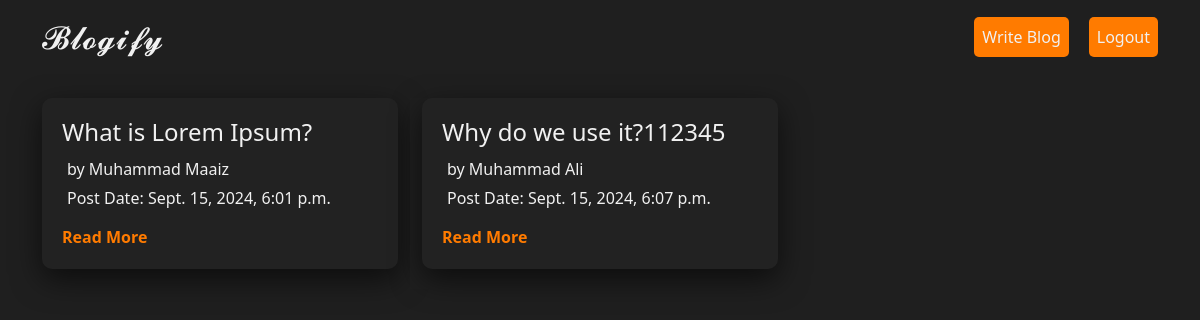
The app's page /home/ (signed in), older data.
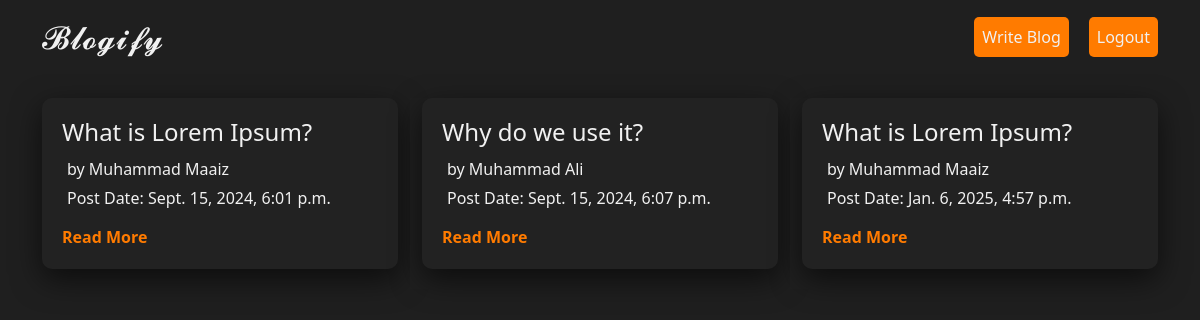
The same page, newer data.
### blogs/models.py (models this page shows)
class Post(models.Model):
    blog_title = models.CharField(max_length=50)
    blog_author = models.ForeignKey(User, on_delete=models.CASCADE)
    blog_content = models.TextField()
    blog_image = models.ImageField(upload_to='blog_images/')
    blog_created_at = models.DateTimeField(auto_now_add=True)

### myblogs/views.py (the view)
# urls.py: path('home/', views.homepage, name='home'),
@login_required(login_url="login")
def homepage(request):
    posts = Post.objects.all()
    return render(request, 'home.html', {'posts':posts})

### templates/home.html (shortened to what this page needs)
{% load static %}
<!DOCTYPE html>
<html lang="en">
<head>
    <link rel="stylesheet" href="{% static 'home.css' %}">
    <link href="https://cdn.jsdelivr.net/npm/bootstrap@5.3.0/dist/css/bootstrap.min.css" rel="stylesheet">
</head>
<body>
    <nav class="navbar navbar-expand-lg">
        <div class="container">
            <a class="navbar-brand" href="#">𝓑𝓵𝓸𝓰𝓲𝓯𝔂</a>
            <div class="collapse navbar-collapse" id="navbarNav">
                <ul class="navbar-nav ms-auto">
                    <li class="nav-item"><a class="nav-link" href="{% url 'addblog' %}">Write Blog</a></li>
                    <li class="nav-item"><a class="nav-link logout-btn" href="{% url 'logout' %}">Logout</a></li>
                </ul>
            </div>
        </div>
    </nav>
    <div class="container mt-4">
        <div class="row">
            {% for post in posts %}
            <div class="col-md-4">
                <div class="blog-card">
                    <h3>{{ post.blog_title }}</h3>
                    <p>by {{ post.blog_author }}</p>
                    <p>Post Date: {{ post.blog_created_at }}</p>
                    <a href="/blogsdetail/{{ post.id }}" class="read-more">Read More</a>
                </div>
            </div>
            {% empty %}
            <p class="no-blogs">No Blogs Available</p>
            {% endfor %}
        </div>
    </div>
</body>
</html>

Row changes from the older to the newer data that the page shows:
changed Post "Muhammad Ali": blog_title "Why do we use it?112345" → "Why do we use it?"
added Post: blog_title "What is Lorem Ipsum?", blog_author "Muhammad Maaiz", blog_created_at "Jan. 6, 2025, 4:57 p.m."
